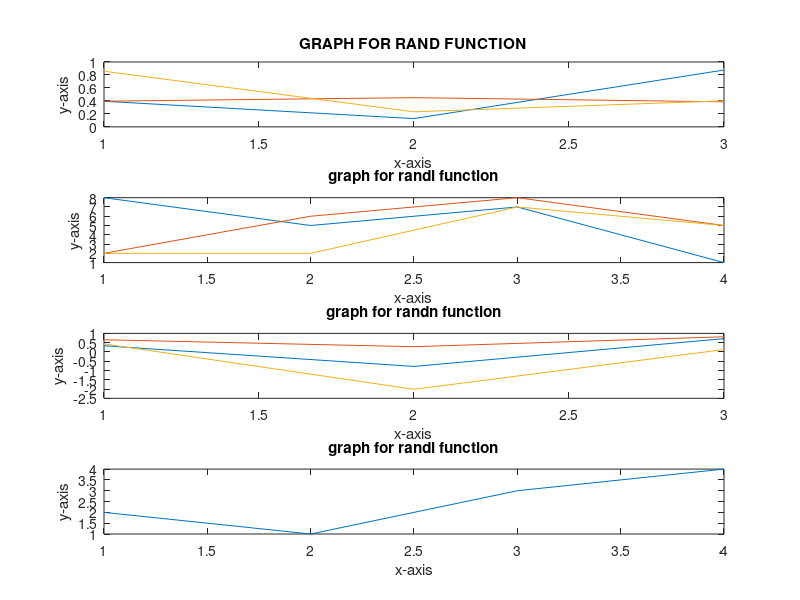

Recreate this plot in MATLAB.
clear all
clc all
A=[1 0 3; 4 3 6; 7 1 9]
%sum along column
B=sum(A)
%sum along row
c=sum(A,2)
%Cumulative sum along column
D=cumsum(A)
%cumulative sum along row
E=cumsum(A,2)
%Rand Function
F=rand(3)
G=rand([2,3])
subplot(4,1,1)
plot(F)
title('GRAPH FOR RAND FUNCTION')
xlabel('x-axis')
ylabel('y-axis')
%Randi function
H=randi(10,4,3)
subplot(4,1,2)
plot(H)
title('graph for randi function')
xlabel('x-axis')
ylabel('y-axis')
%randn function
I=randn(3)
subplot(4,1,3)
plot(I)
title('graph for randn function')
xlabel('x-axis')
ylabel('y-axis')
%randperm function
J=randperm(4)
K=randperm(4,3)
subplot(4,1,4)
plot(J)
title('graph for randi function')
xlabel('x-axis')
ylabel('y-axis')